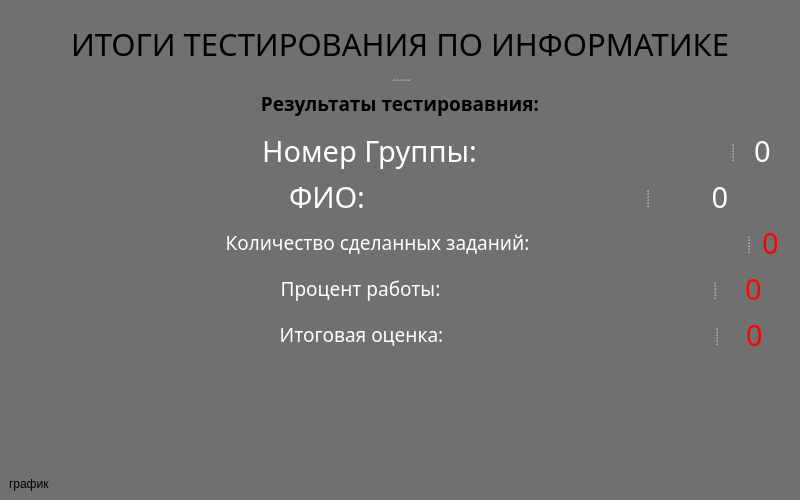
<?xml version="1.0" encoding="UTF-8"?>
<ui version="4.0">
 <class>MainWindowFin</class>
 <widget class="QMainWindow" name="MainWindowFin">
  <property name="geometry">
   <rect>
    <x>0</x>
    <y>0</y>
    <width>800</width>
    <height>500</height>
   </rect>
  </property>
  <property name="minimumSize">
   <size>
    <width>800</width>
    <height>500</height>
   </size>
  </property>
  <property name="font">
   <font>
    <pointsize>1</pointsize>
    <italic>true</italic>
    <bold>true</bold>
    <stylestrategy>PreferAntialias</stylestrategy>
   </font>
  </property>
  <property name="windowTitle">
   <string>MainWindow</string>
  </property>
  <property name="toolTipDuration">
   <number>1</number>
  </property>
  <property name="autoFillBackground">
   <bool>false</bool>
  </property>
  <property name="styleSheet">
   <string notr="true">background-color:rgb(112, 112, 112)</string>
  </property>
  <widget class="QWidget" name="centralwidget">
   <layout class="QVBoxLayout" name="verticalLayout">
    <item>
     <widget class="QSplitter" name="splitter">
      <property name="orientation">
       <enum>Qt::Vertical</enum>
      </property>
      <widget class="QLabel" name="text">
       <property name="font">
        <font>
         <family>Chalkboard SE</family>
         <pointsize>23</pointsize>
        </font>
       </property>
       <property name="text">
        <string>ИТОГИ ТЕСТИРОВАНИЯ ПО ИНФОРМАТИКЕ</string>
       </property>
       <property name="alignment">
        <set>Qt::AlignCenter</set>
       </property>
      </widget>
      <widget class="QLabel" name="win_start">
       <property name="font">
        <font>
         <family>Chalkboard SE</family>
         <pointsize>14</pointsize>
         <bold>true</bold>
        </font>
       </property>
       <property name="whatsThis">
        <string>&lt;html&gt;&lt;head/&gt;&lt;body&gt;&lt;p align=&quot;justify&quot;&gt;&lt;br/&gt;&lt;/p&gt;&lt;/body&gt;&lt;/html&gt;</string>
       </property>
       <property name="text">
        <string>Результаты тестировавния:</string>
       </property>
       <property name="alignment">
        <set>Qt::AlignCenter</set>
       </property>
      </widget>
     </widget>
    </item>
    <item>
     <widget class="QSplitter" name="splitter_2">
      <property name="orientation">
       <enum>Qt::Horizontal</enum>
      </property>
      <widget class="QLabel" name="text_2">
       <property name="font">
        <font>
         <family>Chalkboard SE</family>
         <pointsize>22</pointsize>
        </font>
       </property>
       <property name="text">
        <string>&lt;html&gt;&lt;head/&gt;&lt;body&gt;&lt;p align=&quot;center&quot;&gt;&lt;span style=&quot; color:#ffffff;&quot;&gt;Номер Группы:&lt;/span&gt;&lt;/p&gt;&lt;/body&gt;&lt;/html&gt;</string>
       </property>
       <property name="alignment">
        <set>Qt::AlignCenter</set>
       </property>
      </widget>
      <widget class="QLabel" name="part_ov">
       <property name="font">
        <font>
         <family>Chalkboard SE</family>
         <pointsize>22</pointsize>
        </font>
       </property>
       <property name="styleSheet">
        <string notr="true">color: rgb(0, 0, 0)
</string>
       </property>
       <property name="text">
        <string>&lt;html&gt;&lt;head/&gt;&lt;body&gt;&lt;p align=&quot;center&quot;&gt;&lt;span style=&quot; color:#ffffff;&quot;&gt;0&lt;/span&gt;&lt;/p&gt;&lt;/body&gt;&lt;/html&gt;</string>
       </property>
       <property name="alignment">
        <set>Qt::AlignLeading|Qt::AlignLeft|Qt::AlignVCenter</set>
       </property>
      </widget>
     </widget>
    </item>
    <item>
     <widget class="QSplitter" name="splitter_3">
      <property name="orientation">
       <enum>Qt::Horizontal</enum>
      </property>
      <widget class="QLabel" name="text_3">
       <property name="font">
        <font>
         <family>Chalkboard SE</family>
         <pointsize>22</pointsize>
        </font>
       </property>
       <property name="text">
        <string>&lt;html&gt;&lt;head/&gt;&lt;body&gt;&lt;p align=&quot;center&quot;&gt;&lt;span style=&quot; color:#ffffff;&quot;&gt;ФИО:&lt;/span&gt;&lt;/p&gt;&lt;/body&gt;&lt;/html&gt;</string>
       </property>
       <property name="alignment">
        <set>Qt::AlignCenter</set>
       </property>
      </widget>
      <widget class="QLabel" name="part_kol">
       <property name="font">
        <font>
         <family>Chalkboard SE</family>
         <pointsize>22</pointsize>
        </font>
       </property>
       <property name="text">
        <string>&lt;html&gt;&lt;head/&gt;&lt;body&gt;&lt;p&gt;&lt;span style=&quot; color:#ffffff;&quot;&gt;0&lt;/span&gt;&lt;/p&gt;&lt;/body&gt;&lt;/html&gt;</string>
       </property>
       <property name="alignment">
        <set>Qt::AlignCenter</set>
       </property>
      </widget>
     </widget>
    </item>
    <item>
     <widget class="QSplitter" name="splitter_4">
      <property name="orientation">
       <enum>Qt::Horizontal</enum>
      </property>
      <widget class="QLabel" name="text_4">
       <property name="font">
        <font>
         <family>Chalkboard SE</family>
         <pointsize>14</pointsize>
        </font>
       </property>
       <property name="text">
        <string>&lt;html&gt;&lt;head/&gt;&lt;body&gt;&lt;p align=&quot;center&quot;&gt;&lt;span style=&quot; color:#ffffff;&quot;&gt;Количество сделанных заданий:&lt;/span&gt;&lt;/p&gt;&lt;/body&gt;&lt;/html&gt;</string>
       </property>
       <property name="alignment">
        <set>Qt::AlignCenter</set>
       </property>
      </widget>
      <widget class="QLabel" name="part_name">
       <property name="font">
        <font>
         <family>Chalkboard SE</family>
         <pointsize>22</pointsize>
        </font>
       </property>
       <property name="styleSheet">
        <string notr="true">color: rgb(0, 0, 0)</string>
       </property>
       <property name="text">
        <string>&lt;html&gt;&lt;head/&gt;&lt;body&gt;&lt;p align=&quot;center&quot;&gt;&lt;span style=&quot; color:#ff0000;&quot;&gt;0&lt;/span&gt;&lt;/p&gt;&lt;/body&gt;&lt;/html&gt;</string>
       </property>
       <property name="alignment">
        <set>Qt::AlignLeading|Qt::AlignLeft|Qt::AlignVCenter</set>
       </property>
      </widget>
     </widget>
    </item>
    <item>
     <widget class="QSplitter" name="splitter_5">
      <property name="orientation">
       <enum>Qt::Horizontal</enum>
      </property>
      <widget class="QLabel" name="text_5">
       <property name="font">
        <font>
         <family>Chalkboard SE</family>
         <pointsize>14</pointsize>
        </font>
       </property>
       <property name="text">
        <string>&lt;html&gt;&lt;head/&gt;&lt;body&gt;&lt;p align=&quot;center&quot;&gt;&lt;span style=&quot; color:#ffffff;&quot;&gt;Процент работы:&lt;/span&gt;&lt;/p&gt;&lt;/body&gt;&lt;/html&gt;</string>
       </property>
       <property name="alignment">
        <set>Qt::AlignCenter</set>
       </property>
      </widget>
      <widget class="QLabel" name="part_groups">
       <property name="font">
        <font>
         <family>Chalkboard SE</family>
         <pointsize>22</pointsize>
        </font>
       </property>
       <property name="text">
        <string>&lt;html&gt;&lt;head/&gt;&lt;body&gt;&lt;p&gt;&lt;span style=&quot; color:#ff0600;&quot;&gt;0&lt;/span&gt;&lt;/p&gt;&lt;/body&gt;&lt;/html&gt;</string>
       </property>
       <property name="alignment">
        <set>Qt::AlignCenter</set>
       </property>
      </widget>
     </widget>
    </item>
    <item>
     <widget class="QSplitter" name="splitter_6">
      <property name="orientation">
       <enum>Qt::Horizontal</enum>
      </property>
      <widget class="QLabel" name="text_6">
       <property name="font">
        <font>
         <family>Chalkboard SE</family>
         <pointsize>14</pointsize>
        </font>
       </property>
       <property name="text">
        <string>&lt;html&gt;&lt;head/&gt;&lt;body&gt;&lt;p&gt;&lt;span style=&quot; color:#ffffff;&quot;&gt;Итоговая оценка:&lt;/span&gt;&lt;/p&gt;&lt;/body&gt;&lt;/html&gt;</string>
       </property>
       <property name="alignment">
        <set>Qt::AlignCenter</set>
       </property>
      </widget>
      <widget class="QLabel" name="part_prog">
       <property name="font">
        <font>
         <family>Chalkboard SE</family>
         <pointsize>22</pointsize>
        </font>
       </property>
       <property name="styleSheet">
        <string notr="true">color: rgb(0, 0, 0)</string>
       </property>
       <property name="text">
        <string>&lt;html&gt;&lt;head/&gt;&lt;body&gt;&lt;p align=&quot;center&quot;&gt;&lt;span style=&quot; color:#ff0000;&quot;&gt;0&lt;/span&gt;&lt;/p&gt;&lt;/body&gt;&lt;/html&gt;</string>
       </property>
       <property name="alignment">
        <set>Qt::AlignLeading|Qt::AlignLeft|Qt::AlignVCenter</set>
       </property>
      </widget>
     </widget>
    </item>
    <item>
     <spacer name="verticalSpacer_2">
      <property name="orientation">
       <enum>Qt::Vertical</enum>
      </property>
      <property name="sizeHint" stdset="0">
       <size>
        <width>20</width>
        <height>40</height>
       </size>
      </property>
     </spacer>
    </item>
    <item>
     <widget class="QLabel" name="label">
      <property name="text">
       <string>график</string>
      </property>
     </widget>
    </item>
   </layout>
  </widget>
 </widget>
 <resources/>
 <connections/>
</ui>
